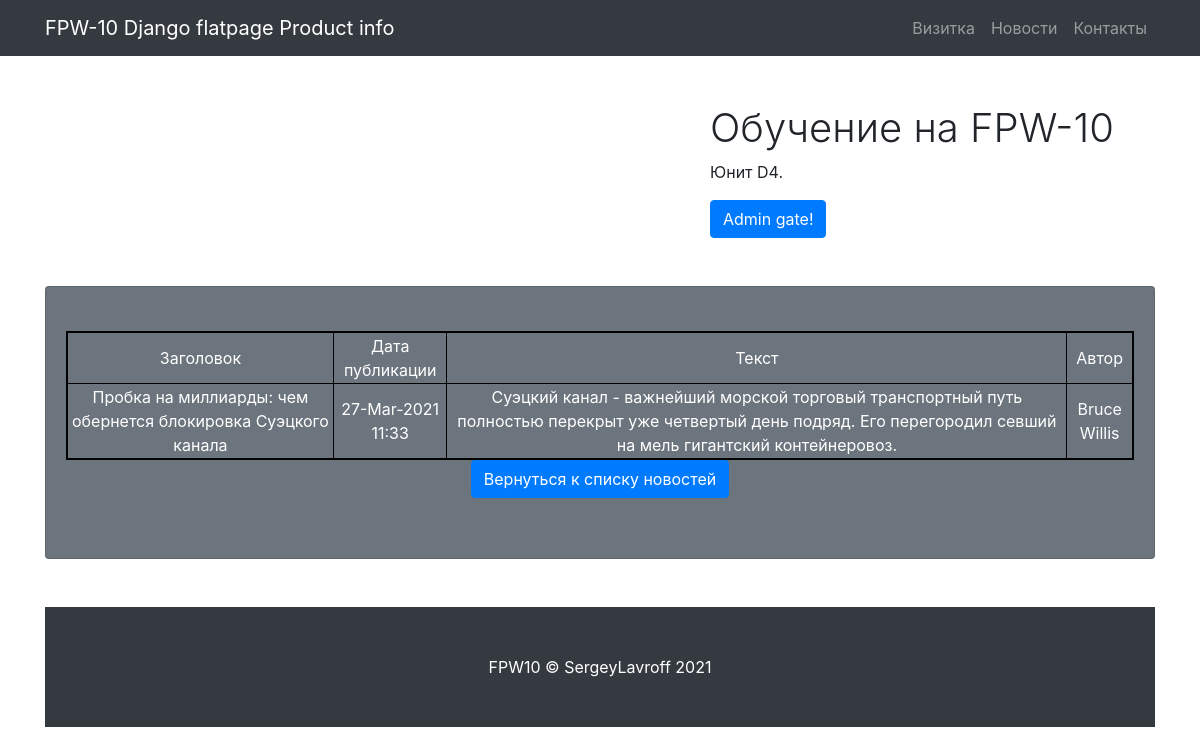
/news/6, run on the app's committed database.
### news/models.py (models this page shows, shortened)
class News(models.Model):
    title = models.CharField(
        max_length=255,
        unique=True,
    )
    creation_date = models.DateTimeField(auto_now_add=True)
    body = models.TextField()
    rating = models.IntegerField(default = 0)
    category = models.ForeignKey(
        to='Category',
        on_delete=models.CASCADE,
        related_name='news',)
    author = models.ForeignKey(
        to='Author',
        on_delete=models.CASCADE,
        related_name='news',)

class Author(models.Model):
    name = models.CharField(max_length=100, unique=True)
    def __str__(self):
        return f'{self.name.title()}'

### news/views.py (the view)
# urls.py: path('<int:pk>', ArticleDetailView.as_view(), name='article'),
class ArticleDetailView(DetailView):
    model = News
    template_name = 'news/article.html'
    context_object_name = 'article'

### news/templatetags/custom_filters.py (called while the page is built)
@register.filter(name='censor')
def censor(value):
    if isinstance(value, str):
        repl = ''
        for word in value.split():
            for pattern in PATTERN_1:
                if re.search(pattern, word.strip('.,;:?!-').lower()):
                    repl += '&%!%@' + ' '
                    break
            else:
                repl += word + ' '
        return str(repl)
    else:
        raise ValueError('Цензор обрабатывает только строки.')

### templates/news/article.html
{% extends 'flatpages/default.html' %}
{% load custom_filters %}
{% block title %}
Product info
{% endblock title %}
{% block content %}
<table bordercolor="black" border="2" width="100%">
            <tr>
                <td>
                    Заголовок
                </td>
                <td>
                    Дата публикации
                </td>
                <td>
                    Текст
                </td>
                <td>
                    Автор
                </td>
            </tr>
             <tr>
                 <td>
                    {{ article.title|censor }}
                </td>
                 <td>
                    {{ article.creation_date|date:'d-M-Y H:i' }}
                </td>
                <td>
                    {{ article.body|censor }}
                </td>
                <td>
                    {{ article.author }}
                </td>
            </tr>
        </table>
<a class="btn btn-primary" href="/news ">Вернуться к списку новостей</a> <br>
{% endblock content %}

### static/css/small-business.css (style rules this page uses)
body { padding-top: 56px; }

### data on the page
News: title|censor "Пробка на миллиарды: чем обернется блокировка Суэцкого канала", creation_date "27-Mar-2021 11:33", body|censor "Суэцкий канал - важнейший морской торговый транспортный путь полностью перекрыт уже четвертый день подряд. Его перегородил севший на мель гигантский контейнеровоз.", author "Bruce Willis"
